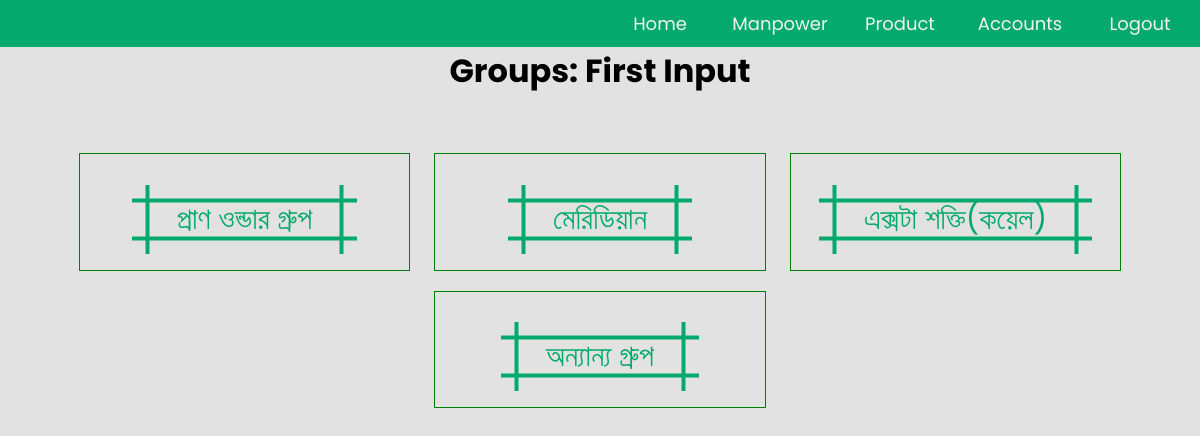
/company_groups/morning_group/ (signed in), run on the app's committed database.
### products/models.py (models this page shows, shortened)
class ProductGroup(models.Model):
    date = models.DateField(blank=True, null=True)
    name = models.CharField(blank=True, null=True, max_length=80)

### products/views.py (the view)
# urls.py: path('morning_group/', company_morning_groups, name='companyMorningGroups'),
@login_required
def company_morning_groups(request):
    date_time_maker()
    product_groups = ProductGroup.objects.all()
    return render(request,'morning_group.html',{"product_groups":product_groups})

### products/views.py (called while the page is built)
def date_time_maker():
    global today_date
    global first_day
    country_time_zone = pytz.timezone('Asia/Dhaka')
    country_time = datetime.now(country_time_zone)
    today_date = str(country_time).split(' ')[0]
    first_day = country_time.replace(day=1)
    first_day = str(first_day).split(' ')[0]

### templates/morning_group.html (shortened to what this page needs)
{%load static%}
<!DOCTYPE html>
<html lang="en">
<head>
  <link rel="stylesheet" href="https://cdnjs.cloudflare.com/ajax/libs/font-awesome/5.15.4/css/all.min.css"/>
  <link href="{% static '/css/groups.css' %}" rel="stylesheet" type="text/css">
</head>
<body>
 <div class="topnav">
       <a href="{% url 'accounts:ownerLogOut' %}">Logout</a>
    <a href="{% url 'products:accountsSection' %}">Accounts</a>
    <a href="{% url 'products:morningEvening' %}">Product</a>
    <a href="{% url 'manpower:empAttendance' %}">Manpower</a>
       <a href="{% url 'products:home' %}">Home</a>
  </div>
    <h1 style="text-align: center">Groups: First Input</h1>
    <div class="parent">
        {% for group in product_groups %}
        <div class="child">
        <form action="{% url 'products:productMorningInput' pk=group.id %}">
            <button type="submit" class="button-89" role="button">{{ group.name|title }}</button>
        </form>
        </div>
        {% endfor %}
    </div>
</body>
</html>

### static/css/groups.css (style rules this page uses)
* { margin: 0; padding: 0; outline: none; border: none; text-decoration: none; box-sizing: border-box; font-family: "Poppins", sans-serif; }
body { background: rgb(226, 226, 226); }
.topnav { background-color: #04AA6D; overflow: hidden; }
.topnav a { float: right; color: #f2f2f2; text-align: center; padding: 16px 18px; text-decoration: none; font-size: 18px; width: 15%; }
.parent { margin: 1rem; padding: 2rem 2rem; text-align: center; }
.child { margin: 10px; display: inline-block; border: 1px solid green; padding: 1rem 1rem; vertical-align: middle; width: 30%; }
.child form { display: grid; width: 100%; }
.child form button { font-size: 30px; }
.button-89 { --b: 4px; --s: .45em; --color: #04AA6D; padding: calc(.5em + var(--s)) calc(.9em + var(--s)); color: var(--color); --_p: var(--s); background: conic-gradient(from 90deg at var(--b) var(--b),#0000 90deg,var(--color) 0) var(--_p) var(--_p)/calc(100% - var(--b) - 2*var(--_p)) calc(100% - var(--b) - 2*var(--_p)); transition: .3s linear, color 0s, background-color 0s; outline: var(--b) solid #0000; outline-offset: .6em; font-size: 15px; border: 0; user-select: none; -webkit-user-select: none; touch-action: manipulation; margin: 0 auto; margin-top: 5%; padding-top: 4%; padding-bottom: 4%; padding-left: 15%; padding-right: 15%; }
.topnav a { float: right; color: #f2f2f2; text-align: center; padding: 10px 12px; text-decoration: none; font-size: 18px; width: 10%; }

### data on the page
ProductGroup: name "প্রাণ ওন্ডার গ্রুপ"
ProductGroup: name "মেরিডিয়ান"
ProductGroup: name "এক্সটা শক্তি(কয়েল)"
ProductGroup: name "অন্যান্য গ্রুপ"
